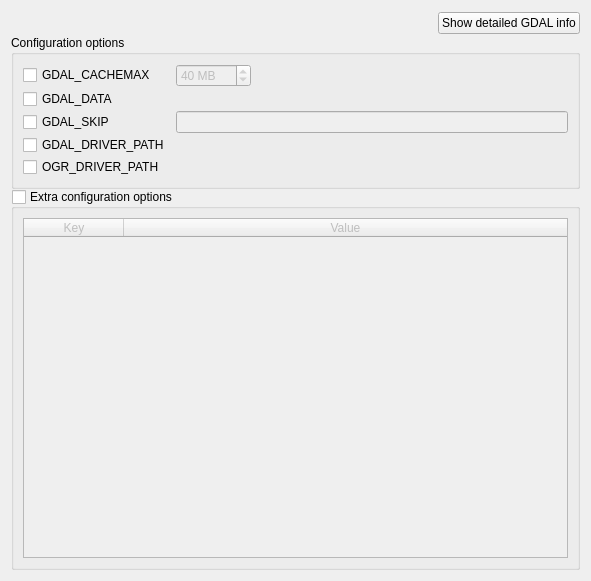
<?xml version="1.0" encoding="UTF-8"?>
<ui version="4.0">
 <class>gdalPreferencesWidget</class>
 <widget class="QWidget" name="gdalPreferencesWidget">
  <property name="geometry">
   <rect>
    <x>0</x>
    <y>0</y>
    <width>591</width>
    <height>581</height>
   </rect>
  </property>
  <property name="windowTitle">
   <string>Form</string>
  </property>
  <layout class="QVBoxLayout" name="verticalLayout">
   <property name="spacing">
    <number>0</number>
   </property>
   <item>
    <layout class="QHBoxLayout" name="infoHorizontalLayout">
     <item>
      <spacer name="infoHorizontalSpacer">
       <property name="orientation">
        <enum>Qt::Horizontal</enum>
       </property>
       <property name="sizeHint" stdset="0">
        <size>
         <width>188</width>
         <height>24</height>
        </size>
       </property>
      </spacer>
     </item>
     <item>
      <widget class="QPushButton" name="infoButton">
       <property name="text">
        <string>Show detailed GDAL info</string>
       </property>
      </widget>
     </item>
    </layout>
   </item>
   <item>
    <widget class="QGroupBox" name="optionsGroupBox">
     <property name="title">
      <string>Configuration options</string>
     </property>
     <layout class="QGridLayout" name="optionsGridLayout">
      <property name="verticalSpacing">
       <number>2</number>
      </property>
      <item row="0" column="0">
       <widget class="QCheckBox" name="cacheCheckBox">
        <property name="text">
         <string>GDAL_CACHEMAX</string>
        </property>
       </widget>
      </item>
      <item row="0" column="1">
       <layout class="QHBoxLayout" name="cacheHorizontalLayout">
        <item>
         <widget class="QSpinBox" name="cacheSpinBox">
          <property name="enabled">
           <bool>false</bool>
          </property>
          <property name="suffix">
           <string> MB</string>
          </property>
          <property name="maximum">
           <number>1000</number>
          </property>
          <property name="singleStep">
           <number>10</number>
          </property>
          <property name="value">
           <number>40</number>
          </property>
         </widget>
        </item>
        <item>
         <spacer name="cacheHorizontalSpacer">
          <property name="orientation">
           <enum>Qt::Horizontal</enum>
          </property>
          <property name="sizeHint" stdset="0">
           <size>
            <width>40</width>
            <height>20</height>
           </size>
          </property>
         </spacer>
        </item>
       </layout>
      </item>
      <item row="1" column="0">
       <widget class="QCheckBox" name="gdalDataCheckBox">
        <property name="text">
         <string>GDAL_DATA</string>
        </property>
       </widget>
      </item>
      <item row="2" column="0">
       <widget class="QCheckBox" name="skipCheckBox">
        <property name="text">
         <string>GDAL_SKIP</string>
        </property>
       </widget>
      </item>
      <item row="2" column="1">
       <widget class="QLineEdit" name="skipLineEdit">
        <property name="enabled">
         <bool>false</bool>
        </property>
       </widget>
      </item>
      <item row="3" column="0">
       <widget class="QCheckBox" name="gdalDriverPathCheckBox">
        <property name="text">
         <string>GDAL_DRIVER_PATH</string>
        </property>
       </widget>
      </item>
      <item row="4" column="0">
       <widget class="QCheckBox" name="ogrDriverPathCheckBox">
        <property name="text">
         <string>OGR_DRIVER_PATH</string>
        </property>
       </widget>
      </item>
     </layout>
    </widget>
   </item>
   <item>
    <widget class="QGroupBox" name="extraOptGroupBox">
     <property name="title">
      <string>Extra configuration options</string>
     </property>
     <property name="checkable">
      <bool>true</bool>
     </property>
     <property name="checked">
      <bool>false</bool>
     </property>
     <layout class="QVBoxLayout" name="extraOptVerticalLayout">
      <item>
       <widget class="QTableWidget" name="extraOptTableWidget">
        <property name="sizePolicy">
         <sizepolicy hsizetype="Expanding" vsizetype="Expanding">
          <horstretch>0</horstretch>
          <verstretch>0</verstretch>
         </sizepolicy>
        </property>
        <property name="contextMenuPolicy">
         <enum>Qt::ActionsContextMenu</enum>
        </property>
        <property name="verticalScrollMode">
         <enum>QAbstractItemView::ScrollPerPixel</enum>
        </property>
        <property name="horizontalScrollMode">
         <enum>QAbstractItemView::ScrollPerPixel</enum>
        </property>
        <attribute name="horizontalHeaderStretchLastSection">
         <bool>true</bool>
        </attribute>
        <column>
         <property name="text">
          <string>Key</string>
         </property>
        </column>
        <column>
         <property name="text">
          <string>Value</string>
         </property>
        </column>
       </widget>
      </item>
     </layout>
    </widget>
   </item>
  </layout>
 </widget>
 <resources/>
 <connections>
  <connection>
   <sender>cacheCheckBox</sender>
   <signal>toggled(bool)</signal>
   <receiver>cacheSpinBox</receiver>
   <slot>setEnabled(bool)</slot>
   <hints>
    <hint type="sourcelabel">
     <x>114</x>
     <y>94</y>
    </hint>
    <hint type="destinationlabel">
     <x>251</x>
     <y>95</y>
    </hint>
   </hints>
  </connection>
  <connection>
   <sender>skipCheckBox</sender>
   <signal>toggled(bool)</signal>
   <receiver>skipLineEdit</receiver>
   <slot>setEnabled(bool)</slot>
   <hints>
    <hint type="sourcelabel">
     <x>100</x>
     <y>147</y>
    </hint>
    <hint type="destinationlabel">
     <x>206</x>
     <y>151</y>
    </hint>
   </hints>
  </connection>
 </connections>
</ui>
